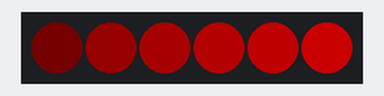
A sketch run on a simulated Arduino Uno, built with avr-gcc and run on an emulated ATmega328P. On the bench: 6 RGB LEDs in strip order, left to right. Dim RGB values are drawn brighter than linear.

Above: at 2.05 s.
At 11.51 s:
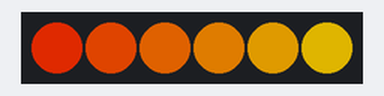
At 16.44 s:
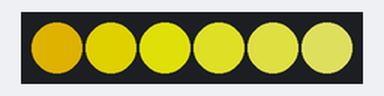
At 20.97 s:
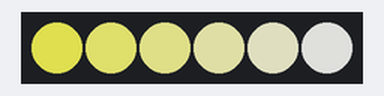
At 27.71 s:
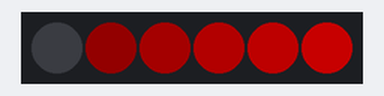
At 39.88 s:
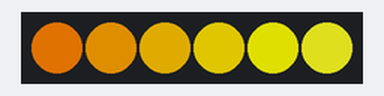
Timing chart, 0 to 40.0 s (numbered marks = the images above):
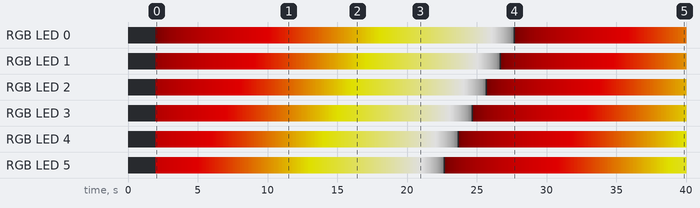

The sketch:

sketch_nov02c.ino
```cpp
#include <FastLED.h>

#define LED_PIN      1   // which pin your pixels are connected to
#define NUM_LEDS    6   // how many LEDs you have
#define BRIGHTNESS 200   // 0-255, higher number is brighter.
#define SATURATION 255   // 0-255, 0 is pure white, 255 is fully saturated color
#define SPEED       10   // How fast the colors move.  Higher numbers = faster motion
#define STEPS        10   // How wide the bands of color are.  1 = more like a gradient, 10 = more like stripes


#define COLOR_ORDER GRB  // Try mixing up the letters (RGB, GBR, BRG, etc) for a whole new world of color combinations

CRGB leds[NUM_LEDS];
CRGBPalette16 currentPalette;
CRGBPalette16 targetPalette( PartyColors_p );
TBlendType    currentBlending;
int ledMode = 0;


//FastLED comes with several palettes pre-programmed.  I like purple a LOT, and so I added a custom purple palette.

const TProgmemPalette16 PurpleColors_p PROGMEM =
{
  CRGB::Purple,
  CRGB::Purple,
  CRGB::MidnightBlue,
  CRGB::MidnightBlue,

  CRGB::Purple,
  CRGB::Purple,
  CRGB::BlueViolet,
  CRGB::BlueViolet,

  CRGB::DarkTurquoise,
  CRGB::DarkTurquoise,
  CRGB::DarkBlue,
  CRGB::DarkBlue,

  CRGB::Purple,
  CRGB::Purple,
  CRGB::BlueViolet,
  CRGB::BlueViolet
};


void setup() {
  delay( 2000 ); // power-up safety delay
  FastLED.addLeds<WS2812B, LED_PIN, COLOR_ORDER>(leds, NUM_LEDS).setCorrection( TypicalLEDStrip );
  FastLED.setBrightness(  BRIGHTNESS );
  currentBlending =LINEARBLEND;

}

void loop() {


  static uint8_t startIndex = 0;
  startIndex = startIndex + 1; /* motion speed */

  switch (ledMode) {

  case 0:
    currentPalette = HeatColors_p;    //Red & Yellow, Fire Colors
    break;
  case 1:
    currentPalette = ForestColors_p;    //Foresty greens and yellows
    break;
  case 2:
    currentPalette = OceanColors_p;  //Oceans are pretty and filled with mermaids
    break;
  case 3:
    currentPalette = PurpleColors_p;  //My custom palette from above
    break;
  case 4:
    currentPalette = RainbowColors_p;  //All the colors!
    break;
  case 5:
    currentPalette = RainbowStripeColors_p;   //Rainbow stripes
    break;
  case 6:
    currentPalette = PartyColors_p; //All the colors except the greens, which make people look a bit washed out
    break;
  }

  FillLEDsFromPaletteColors( startIndex);
  FastLED.show();
  FastLED.delay(1000 / SPEED);
}

void FillLEDsFromPaletteColors( uint8_t colorIndex) {
  for( int i = 0; i < NUM_LEDS; i++) {
    leds[i] = ColorFromPalette( currentPalette, colorIndex, BRIGHTNESS, currentBlending);
    colorIndex += STEPS;
  }
}
```

Measured:
- by itself, RGB LED 0: off → RGB(1, 0, 0) at 2.0 s, → RGB(3, 0, 0) 0.10 s later, → RGB(5, 0, 0) 0.10 s later, → RGB(7, 0, 0) 0.10 s later, … (373 changes in this stretch)
- by itself, RGB LED 1: off → RGB(21, 0, 0) at 2.0 s, → RGB(22, 0, 0) 0.10 s later, → RGB(25, 0, 0) 0.10 s later, → RGB(26, 0, 0) 0.10 s later, … (373 changes in this stretch)
